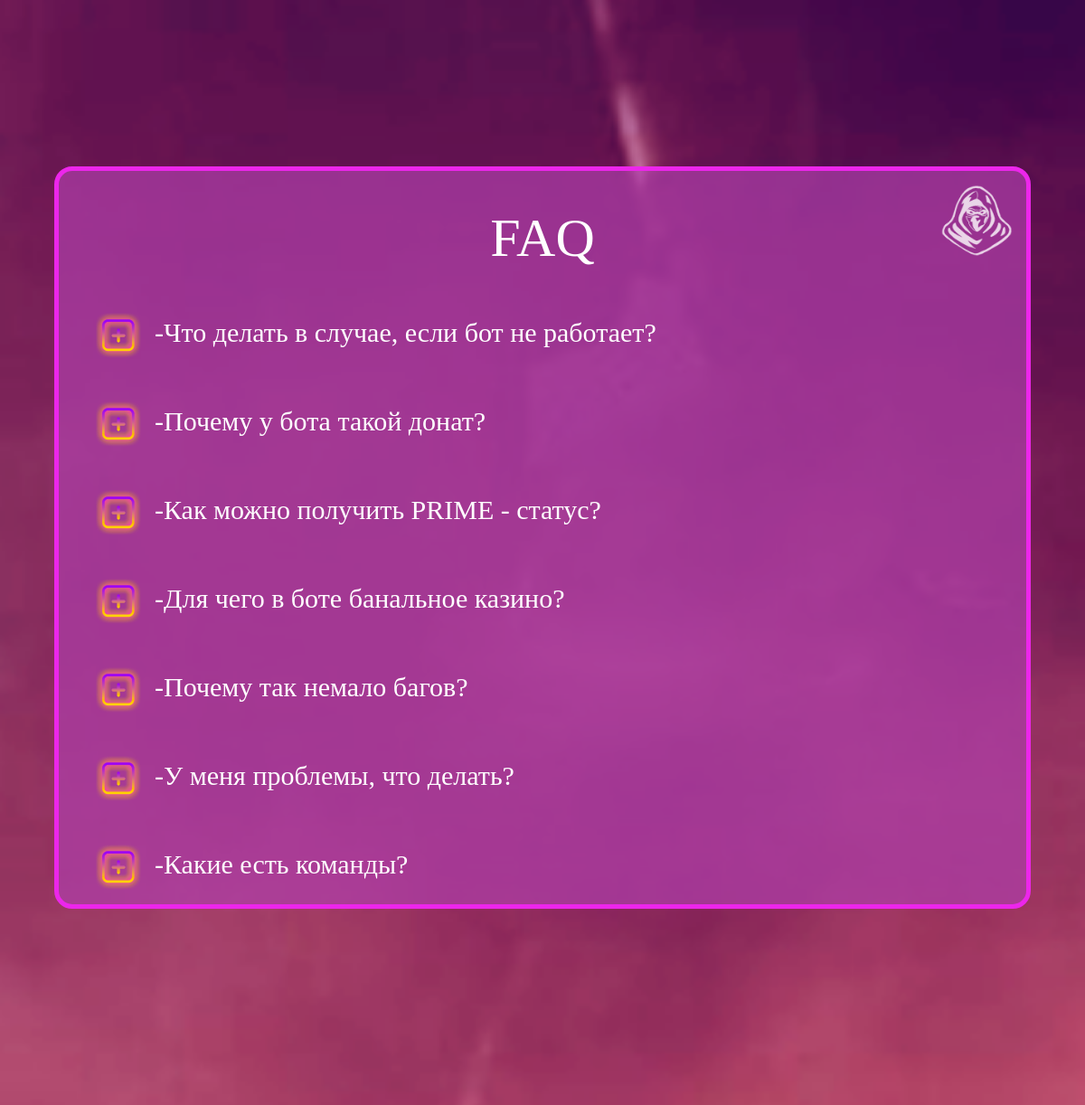
The app's page / (middle part), older data.
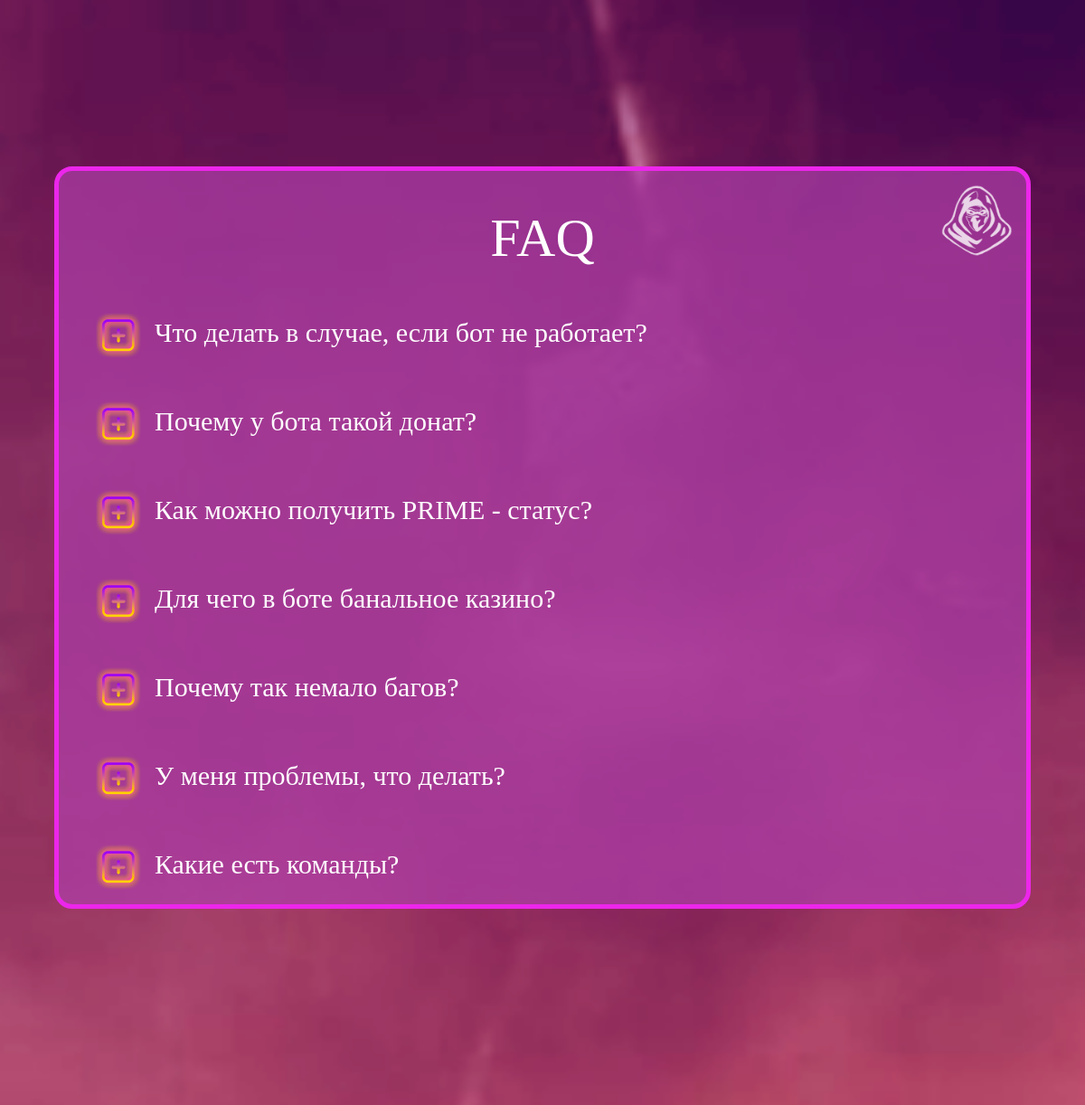
The same page, newer data.
### main/models.py (models this page shows, shortened)
class Question(models.Model):
    question = models.TextField('вопрос', max_length=500)
    answer = models.TextField('ответ', max_length=500)
    class Meta:
        ordering = ['pk']
        verbose_name = 'вопрос'
        verbose_name_plural = 'контент секции "FAQ"'

### main/views.py (the view)
# urls.py: path('', views.index, name = 'home'),
def index(request):
    if request.method == "POST":
        data = request.POST
        if 'nickname' in data.keys() and 'productId' in data.keys():
            pay_url = Product.get_pay_url(data['nickname'], data['productId'])
            return redirect(pay_url)
        else:
            return redirect(reverse('home'))
    else:
        context = {
            'menu': {
                'about': MenuContent.objects.get(id=2),
                'shop': MenuContent.objects.get(id=3),
                'faq': MenuContent.objects.get(id=4),
                'game': MenuContent.objects.get(id=5),
            },
            'page': {
                'about': AboutContent.objects.get(id=1)
            },
            'products': Product.objects.all(),
            'questions': Question.objects.all(),
        }
        return render(request, 'main/index.html', context)

### main/templates/main/index.html (shortened to what this page needs)
{% load static %}
<!DOCTYPE html>
<html lang="ru">
<head>
    <link rel="stylesheet" href="{% static 'css/main.css' %}">
    <link rel="stylesheet" href="{% static 'css/index.css' %}">
    <link rel="stylesheet" href="{% static 'css/media.css' %}">
    <link rel="stylesheet" href="{% static 'css/modal.css' %}">
</head>
<body>
<div class="container">
    <div class="blocks">
        <section class="content-block faq">
            <div class="block-logo">
                <img src="{% static 'img/logo-block.png' %}" alt="logo">
            </div>
            <h2 class="title">{{menu.faq.key}}</h2>
            <div class="questions">
                {% for question in questions %}
                <div class="question" data-id="{{ question.pk }}" id="question-{{ question.pk }}">
                    <div class="question-string">
                        <label for="question-cb-{{question.pk}}">{{ question.question }}</label>
                    </div>
                </div>
                {% endfor %}
            </div>
        </section>
    </div>
</div>
</body>
</html>

Row changes from the older to the newer data that the page shows:
changed Question: question "-Что делать в случае, если бот не работает?" → "Что делать в случае, если бот не работает?"
changed Question: question "-Почему у бота такой донат?" → "Почему у бота такой донат?"
changed Question: question "-Как можно получить PRIME - статус?" → "Как можно получить PRIME - статус?"
changed Question: question "-Для чего в боте банальное казино?" → "Для чего в боте банальное казино?"
changed Question: question "-Почему так немало багов?" → "Почему так немало багов?"
changed Question: question "-У меня проблемы, что делать?" → "У меня проблемы, что делать?"
changed Question: question "-Какие есть команды?" → "Какие есть команды?"
